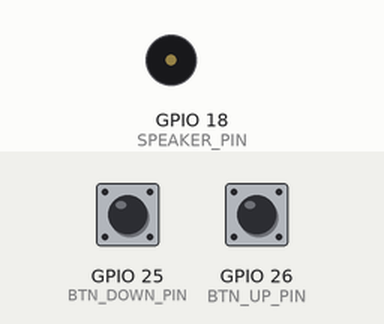
This sketch was run on a simulated ESP32. On the bench: buzzer (waves = sounding). The test bench sets the inputs (shaded band); at power-on: GPIO 25 (BTN_DOWN_PIN) HIGH, GPIO 26 (BTN_UP_PIN) HIGH. The modem accepts every AT command (registered, SIM ready, sends succeed) and sends nothing else; what the sketch prints to the serial monitor is not drawn.

Above: at 1.7 s.
1.8 s: GPIO 25 (BTN_DOWN_PIN) pulled LOW for 0.15 s
At 2.23 s:
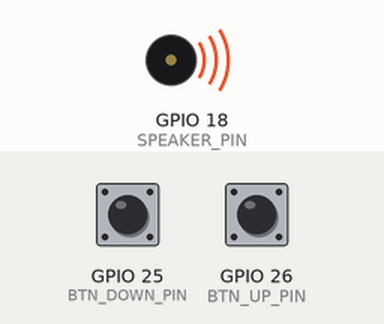
4.8 s: GPIO 26 (BTN_UP_PIN) pulled LOW for 0.15 s
Timing chart, 0 to 18.4 s (numbered marks = the images above; inputs shaded):
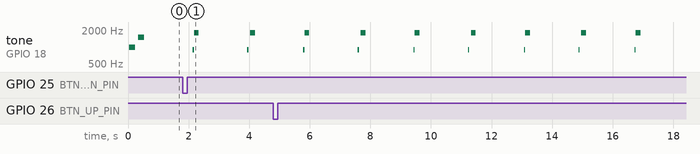

The sketch:

ESP_COORD.ino
```cpp
#include <HardwareSerial.h>
#include <Arduino.h>


HardwareSerial FPSerial(2);


/*** PIN Definitions ***/
const int BTN_UP_PIN = 26;    // GPIO 26
const int BTN_DOWN_PIN = 25;  // GPIO 25
const int UART_TX_PIN = 17;   // GPIO 17
const int SPEAKER_PIN = 18;


/*** Screen Resolution ***/
const int SCREEN_WIDTH = 640;
const int SCREEN_HEIGHT = 480;


/*** Player / Ball State ***/
// Initially centered
int16_t p1_y = SCREEN_HEIGHT / 2;
int16_t p2_y = SCREEN_HEIGHT / 2;
int16_t ball_x = SCREEN_WIDTH / 2;
int16_t ball_y = SCREEN_HEIGHT / 2;
// Score
int p1_score = 0;
int p2_score = 0;
bool game_over = false;


int16_t ball_vx = 4;  // x-velocity (initially 4)
int16_t ball_vy = 3;  // y-velocity (initially 3)


// Rendering Parameters
const int16_t PADDLE_SPEED = 6;
const int16_t PADDLE_HEIGHT = 60;
const int16_t PADDLE_WIDTH = 10;
const int16_t BALL_SIZE = 8;


// Paddle X-coord for collision
const int16_t P1_X = 20;
const int16_t P2_X = SCREEN_WIDTH - 20 - PADDLE_WIDTH;


//////////////// Game restart
unsigned long bothPressedTime = 0;
const unsigned long RESTART_TIME = 500;


void setup() {
 Serial.begin(115200);  // ESP32 setup (115200 is the frequency that ESP32 communicates)
 FPSerial.begin(115200, SERIAL_8N1, -1, UART_TX_PIN);


 pinMode(BTN_UP_PIN, INPUT_PULLUP);    // Set the pinmode to "input", defalut status to up (not pressed)
 pinMode(BTN_DOWN_PIN, INPUT_PULLUP);  // Same


 //ledcAttach(SPEAKER_PIN, SPEAKER_FREQ, 8);
 pinMode(SPEAKER_PIN, OUTPUT);
 digitalWrite(SPEAKER_PIN, LOW);  // no sound
  // Test beep
 playTone(1000, 200);
 delay(100);
 playTone(1500, 200);
}


/*** Functions! ***/
void readButtons() {
 // Store status for buttons if they are pressed
 bool upPressed = (digitalRead(BTN_UP_PIN) == LOW);
 bool downPressed = (digitalRead(BTN_DOWN_PIN) == LOW);


 // Update coordinates based on button press, speed of predefined velocity
 if (game_over) {
   if (upPressed && downPressed) {
     if (bothPressedTime == 0) bothPressedTime = millis();
   } else {
     bothPressedTime = 0;
   }
   return;
 }


 if (upPressed) {
   // move up (coordinate system is opposite!)
   p1_y -= PADDLE_SPEED;
 }
 if (downPressed) {
   // move down
   p1_y += PADDLE_SPEED;
 }


 // Bound check for player character via y-coordinate
 if (p1_y < 0) {
   // limit the top boundary
   p1_y = 0;
 }
 if (p1_y > SCREEN_HEIGHT - PADDLE_HEIGHT) {
   // limit the bottom boundary
   p1_y = SCREEN_HEIGHT - PADDLE_HEIGHT;
 }
}


// Reset, initial movement of the ball with two directions
void resetBall(int direction) {
 // Center the ball
 ball_x = SCREEN_WIDTH / 2;
 ball_y = SCREEN_HEIGHT / 2;


 // Set direction, keep the speed
 if (direction > 0) {
   ball_vx = abs(ball_vx);
 } else {
   ball_vx = -abs(ball_vx);
 }
}


void updateGamePhysics() {
 if (game_over) return;
 // Motion of the ball (coordinate updating)
 ball_x += ball_vx;
 ball_y += ball_vy;


 // Boundary collision
 bool bounced = false;
 if (ball_y <= 0 || ball_y >= SCREEN_HEIGHT - 1) {
   // Invert the motion when the ball hits the boundary
   ball_vy = -ball_vy;
   playTone(900, 35);
 }


 // Check for ball's x-coordinate overlap with paddle
 bool isCollideP1_X = (ball_x <= P1_X + PADDLE_WIDTH) && (ball_x + BALL_SIZE >= P1_X);
 // Check for ball's y-coordinate overlap with paddle
 bool isCollideP1_Y = (ball_y <= p1_y + PADDLE_HEIGHT) && (ball_y + BALL_SIZE >= p1_y);


 // If the ball was moving left & collided with P1
 if (ball_vx < 0 && isCollideP1_X && isCollideP1_Y) {
   // Relocate the ball slightly to not go inside the paddle
   ball_x = P1_X + PADDLE_WIDTH;
   // Bounce right
   ball_vx = abs(ball_vx);


  playTone(1200, 40);
 }


 // Check for ball's x-coordinate overlap with paddle 2
 bool isCollideP2_X = (ball_x + BALL_SIZE >= P2_X) && (ball_x <= P2_X + PADDLE_WIDTH);
 // Check for ball's y-coordinate overlap with paddle 2
 bool isCollideP2_Y = (ball_y <= p2_y + PADDLE_HEIGHT) && (ball_y + BALL_SIZE >= p2_y);


 // If the ball was moving right & collided with P2
 if (ball_vx > 0 && isCollideP2_X && isCollideP2_Y) {
   // Relocate the ball slightly to not go inside the paddle
   ball_x = P2_X - PADDLE_WIDTH;
   // Bounce left
   ball_vx = -abs(ball_vx);
   playTone(1200, 40);
 }


 // TODO: Scoring Logic!!!
 if (ball_x + BALL_SIZE < 0) {
   p2_score++;
   playTone(1800, 140);
   if (p2_score >= 5) {
     game_over = true;
   }
   resetBall(+1);
 } else if (ball_x > SCREEN_WIDTH) {
   p1_score++;
   playTone(1800, 140);
   if (p1_score >= 5) {
     game_over = true;
   }
   resetBall(-1);
 }


 // Simple AI: player2 follows the ball's y-coordinate
 if (ball_y > p2_y + PADDLE_HEIGHT / 2) {
   // Homing slower than player character
   // p2_y += (2 * PADDLE_SPEED / 3);
   p2_y += (PADDLE_SPEED / 3);
 } else if (ball_y < p2_y + PADDLE_HEIGHT / 2) {
   p2_y -= (2 * PADDLE_SPEED / 3);
 }


 // Player 2 bound check
 if (p2_y < 0) {
   // limit top boundary
   p2_y = 0;
 }
 // Bound check for Player 2
 if (p2_y > SCREEN_HEIGHT - PADDLE_HEIGHT) {
   // limit bottom boundary
   p2_y = SCREEN_HEIGHT - PADDLE_HEIGHT;
 }
}


void playTone(unsigned int freq, unsigned int duration_ms) {
 if (freq == 0) {
   digitalWrite(SPEAKER_PIN, LOW);
   return;
 }
 unsigned long period_us = 1000000UL / freq;  // Period in microseconds
 unsigned long half_period = period_us / 2;
  // Number of cycles
 unsigned long cycles = (freq * duration_ms) / 1000;
  // Generate the tone
 for (unsigned long i = 0; i < cycles; i++) {
   digitalWrite(SPEAKER_PIN, HIGH);
   delayMicroseconds(half_period);
   digitalWrite(SPEAKER_PIN, LOW);
   delayMicroseconds(half_period);
 }
}


// Debugging!!!
void printData() {
 // Printing out the values...
 Serial.print("\n******************************\n");
 Serial.print("P1_Y: ");
 Serial.print(p1_y);
 Serial.print('\n');
 Serial.print("P2_Y: ");
 Serial.print(p2_y);
 Serial.print('\n');
 Serial.print("Ball_X: ");
 Serial.print(ball_x);
 Serial.print('\n');
 Serial.print("Ball_Y: ");
 Serial.print(ball_y);
 Serial.print('\n');
 Serial.print("p1_score: ");
 Serial.print(p1_score);
 Serial.print('\n');
 Serial.print("p2_score: ");
 Serial.print(p2_score);
 Serial.print('\n');
}


// Send data to FPGA for VGA Output
/*
* We are using "UART" communication to simplify the wire connection between the ESP32 and FPGA.
* UART sends 1 byte (8bit), so we have to divide our 16bit data into two (divide by 8)
* Bit operator >> will shift the bits to the right, to send the first 8 bits (later be combined at FPGA)
* & with 0xFF (00000000 11111111) will "AND" the bits, which clears any unwanted bits [masking]
* Since UART cannot differentiate the data, we mark the initial point and end point with two opposite bits.
* One initial ~ end cycle will be 1 frame.
*/
void sendDataP(int16_t p1y, int16_t p2y, int16_t bx, int16_t by, int8_t p1_s, int8_t p2_s) {
 Serial.write(0xA5);  // Start (indicates beginning)


 // Sending Player Character's Coordinate
 Serial.write((p1y >> 8) & 0xFF);  // Shift the bits to the right 8 times to leave only the first 8 bits
 Serial.write(p1y & 0xFF);         // Send the rest 8 bits
 // Sending Player 2's Coordinate
 Serial.write((p2y >> 8) & 0xFF);
 Serial.write(p2y & 0xFF);
 // Sending Ball's X Coordinate
 Serial.write((bx >> 8) & 0xFF);
 Serial.write(bx & 0xFF);
 // Sending Ball's Y Coordinate
 Serial.write((by >> 8) & 0xFF);
 Serial.write(by & 0xFF);
 // Score Data
 Serial.write((uint8_t)p1_s);
 Serial.write((uint8_t)p2_s);


 Serial.write(0x5A);  // End (indicates end)
}


void sendData(int16_t p1y, int16_t p2y, int16_t bx, int16_t by, int8_t p1_s, int8_t p2_s) {
 FPSerial.write(0xA5);  // Start (indicates beginning)


 // Sending Player Character's Coordinate
 FPSerial.write((p1y >> 8) & 0xFF);  // Shift the bits to the right 8 times to leave only the first 8 bits
 FPSerial.write(p1y & 0xFF);         // Send the rest 8 bits
 // Sending Player 2's Coordinate
 FPSerial.write((p2y >> 8) & 0xFF);
 FPSerial.write(p2y & 0xFF);
 // Sending Ball's X Coordinate
 FPSerial.write((bx >> 8) & 0xFF);
 FPSerial.write(bx & 0xFF);
 // Sending Ball's Y Coordinate
 FPSerial.write((by >> 8) & 0xFF);
 FPSerial.write(by & 0xFF);


 FPSerial.write((uint8_t)p1_s);
 FPSerial.write((uint8_t)p2_s);


 FPSerial.write(0x5A);  // End (indicates end)
}


void loop() {
 readButtons();  // Read input for player character


 if (game_over && bothPressedTime != 0 && (millis() - bothPressedTime >= RESTART_TIME)) {
   p1_score = 0;
   p2_score = 0;
   game_over = false;
   bothPressedTime = 0;
   resetBall(1);
 }


 updateGamePhysics();                    // Calculating position, collision, <score>
 printData();                            // Debuggg
 sendData(p1_y, p2_y, ball_x, ball_y, p1_score, p2_score);   // Send data to FPGA
 sendDataP(p1_y, p2_y, ball_x, ball_y, p1_score, p2_score);  // send data to TX pin...


 delay(16);  // 16: about 60fps
}
```

Measured:
- by itself, tone on GPIO 18 (SPEAKER_PIN): repeats every 3.6 s: 1779 Hz 0.16 s, silent 1.6 s, 894 Hz 0.04 s, silent 0.05 s, 1779 Hz 0.16 s, silent 1.6 s, 894 Hz 0.04 s
